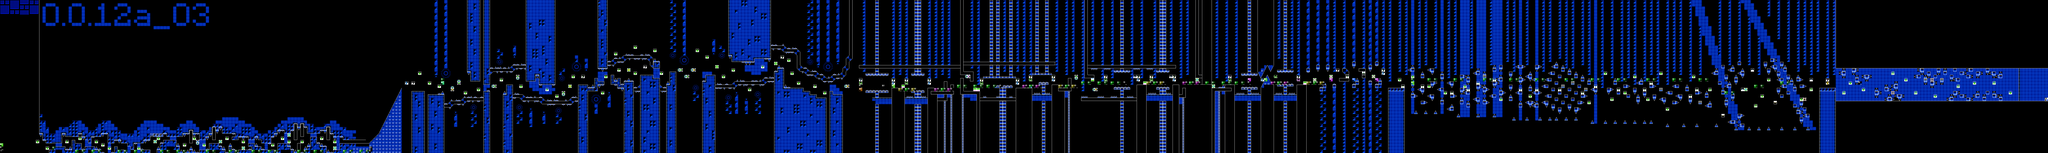

Below is a game level as drawn by its tile map, then a one-line description and the .tmx that defines it (tile-layer data replaced by summaries):
An orthogonal 627x47 tile map with 16x16 px tiles, 2 tile layers (SP, ...), 2 tilesets, 2 image layers.

<map version="1.10" tiledversion="1.11.2" orientation="orthogonal" renderorder="right-down" width="627" height="47" tilewidth="16" tileheight="16" infinite="0" nextlayerid="5" nextobjectid="1">
 <editorsettings>
  <chunksize width="16" height="27" />
  <export target="../LEVELS/LEVEL DATA/lostinthewoods.csv" format="csv" />
 </editorsettings>
 <tileset firstgid="1" name="famidash" tilewidth="16" tileheight="16" tilecount="256" columns="16">
  <image source="../../../GRAPHICS/famidash.bmp" width="256" height="256" />
 </tileset>
 <tileset firstgid="257" name="sprites" tilewidth="16" tileheight="16" tilecount="256" columns="16">
  <image source="../../../GRAPHICS/sprites.png" width="256" height="256" />
 </tileset>
 <imagelayer id="3" name="Image Layer 1" parallaxx="0.9" parallaxy="0.9" repeatx="1" repeaty="1">
  <image source="../../../GRAPHICS/Old/parallax Blue.bmp" width="144" height="72" />
 </imagelayer>
 <imagelayer id="4" name="Image Layer 2" offsetx="0" offsety="752" repeatx="1">
  <image source="../../../GRAPHICS/ground.bmp" width="64" height="128" />
 </imagelayer>
 <layer id="1" width="627" height="47">
  <data>[29469 cells, 29469 non-empty, 111 distinct tile ids]</data>
 </layer>
 <layer id="2" name="SP" width="627" height="47">
  <data>[29469 cells, 334 non-empty, 43 distinct tile ids]</data>
 </layer>
</map>
